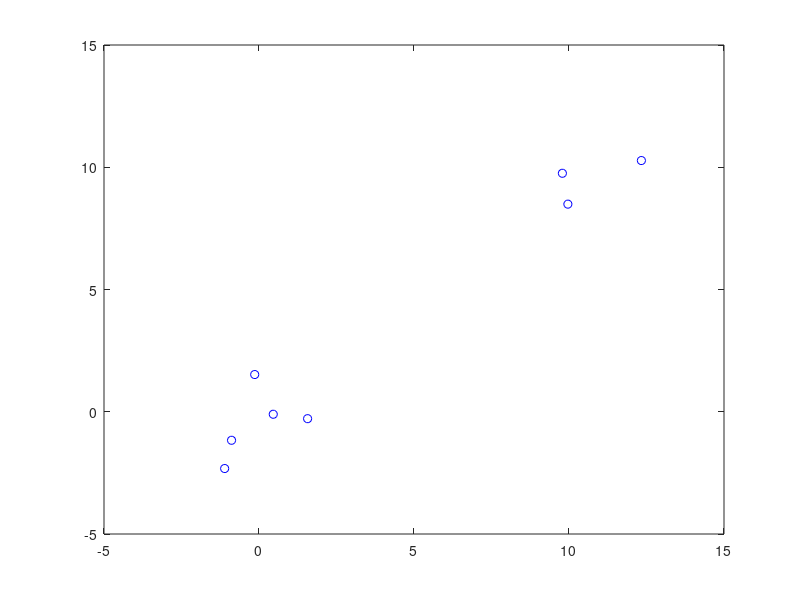

Reproduce this figure in MATLAB.
data = [randn(2, 5), randn(2, 3) + ones(2, 3) * 10]
plot(data(1, :), data(2, :), 'bo')

class1 = []
class2 = []

euclide_dis = []

